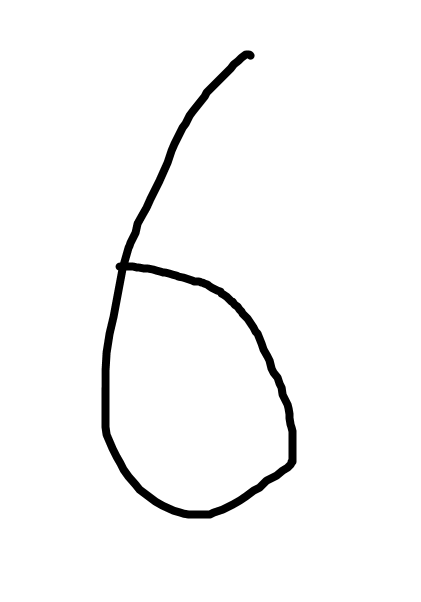
#> input picture img.png, 421 x 602 px
$ python -i helper_data_prep.py   (imports and definitions only)   (older library calls are emulated)
#> lines starting #> are read from the running program, lines starting #| are printed output that depends on the picture
#> further down, picture is the input picture: shape (602, 421, 3); min 0, max 255, mean 247.3
# Helpers
# function that merges 2 rectangles
# takes as input two bounding rectangles and returns them merged
import cv2
import numpy as np
# [145 lines left out: functions union, convert_BW, aspect_ratio, calculate_aspect, top_half_img, lower_half_img and 4 more, not called in this run]
###########################################################################
###########################################################################
###########################################################################
###########################################################################

def sobel_edge(cropped_image):
    # Sobel Edge Detection
    sobelx = cv2.Sobel(src=cropped_image, ddepth=cv2.CV_64F, dx=1, dy=0, ksize=5) # Sobel Edge Detection on the X axis
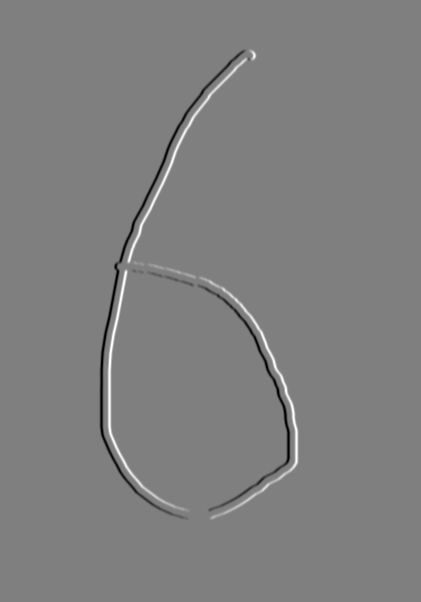
#> sobelx: shape (602, 421, 3) float64; min -12240, max 12240, mean 0; drawn with min black and max white
    sobely = cv2.Sobel(src=cropped_image, ddepth=cv2.CV_64F, dx=0, dy=1, ksize=5) # Sobel Edge Detection on the Y axis
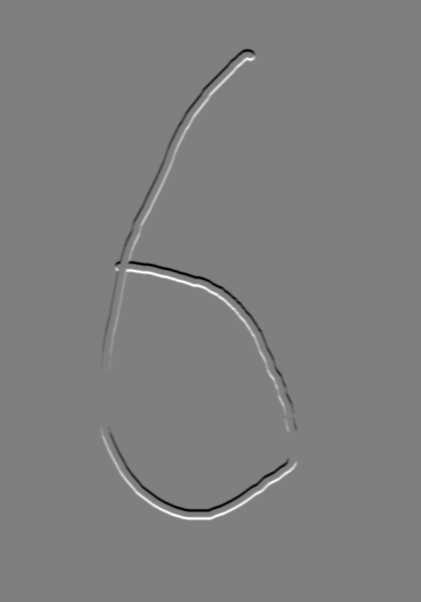
#> sobely: shape (602, 421, 3) float64; min -12240, max 12240, mean 0; drawn with min black and max white
    sobelxy = cv2.Sobel(src=cropped_image, ddepth=cv2.CV_64F, dx=1, dy=1, ksize=5) # Combined X and Y Sobel Edge Detection
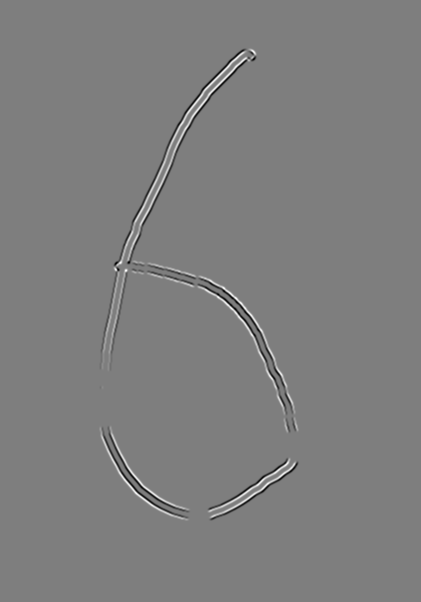
#> sobelxy: shape (602, 421, 3) float64; min -2263, max 2295, mean 0; drawn with min black and max white
    return sobelxy

def canny_edge(cropped_image):
    edges = cv2.Canny(image=cropped_image, threshold1=100, threshold2=200) # Canny Edge Detection
    return edges

from skimage import feature


# [10 lines left out: function LocalBinaryPatterns, not called in this run]

>>> import cv2
>>> picture = cv2.imread('img.png')
>>> result = sobel_edge(picture)
